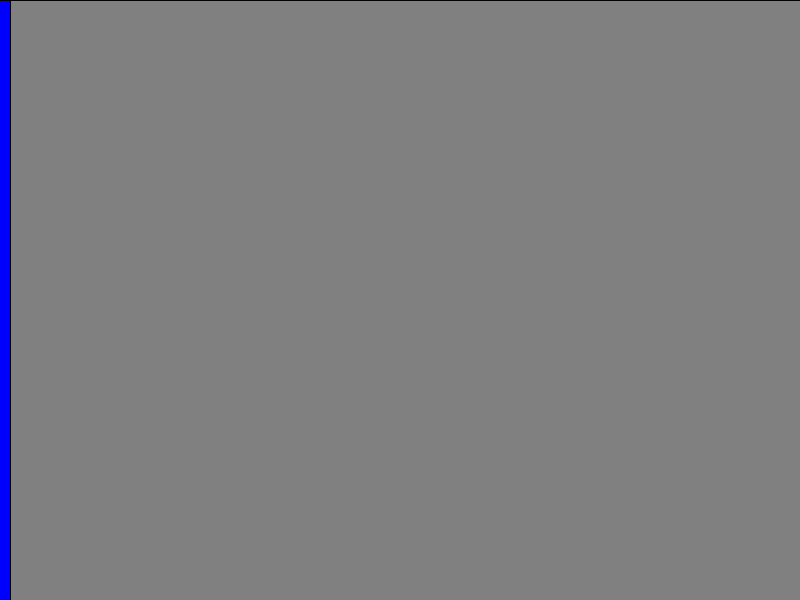
Frame 1 (no input)
Frame 60 (the mouse pressed at the canvas centre just before this capture): identical to frame 1, image omitted
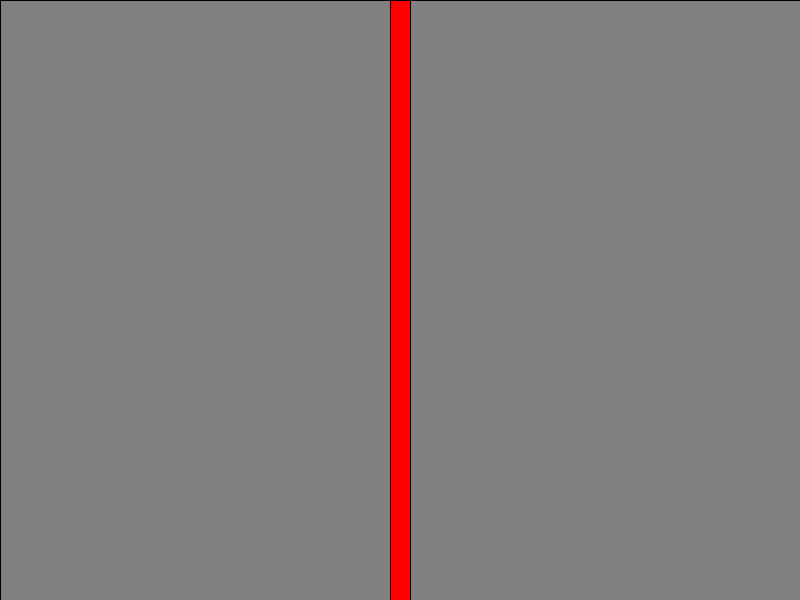
Frame 120 (the mouse held since frame 60 and released just before this capture)

The Processing sketch that drew these frames (run headless with seeded random() and noise(); from frame 60 on, the mouse is pressed at the canvas centre):

// Processing sketch: sketch_16
// ── sketch_16.pde
int minRedX = 300;
int maxRedX = 500;

void setup()
{
   size(800,600); 
}

void draw()
{
  fill(128,128,128);
  rect(0,0,800,600);
  
  drawColumn();
}

void drawColumn()
{
  if(mouseX > minRedX && mouseX < maxRedX)
  {
    fill(255,0,0);
  }else{
    fill(0,0,255);
  }
  
  rect(mouseX-10,0,20,600);
}
